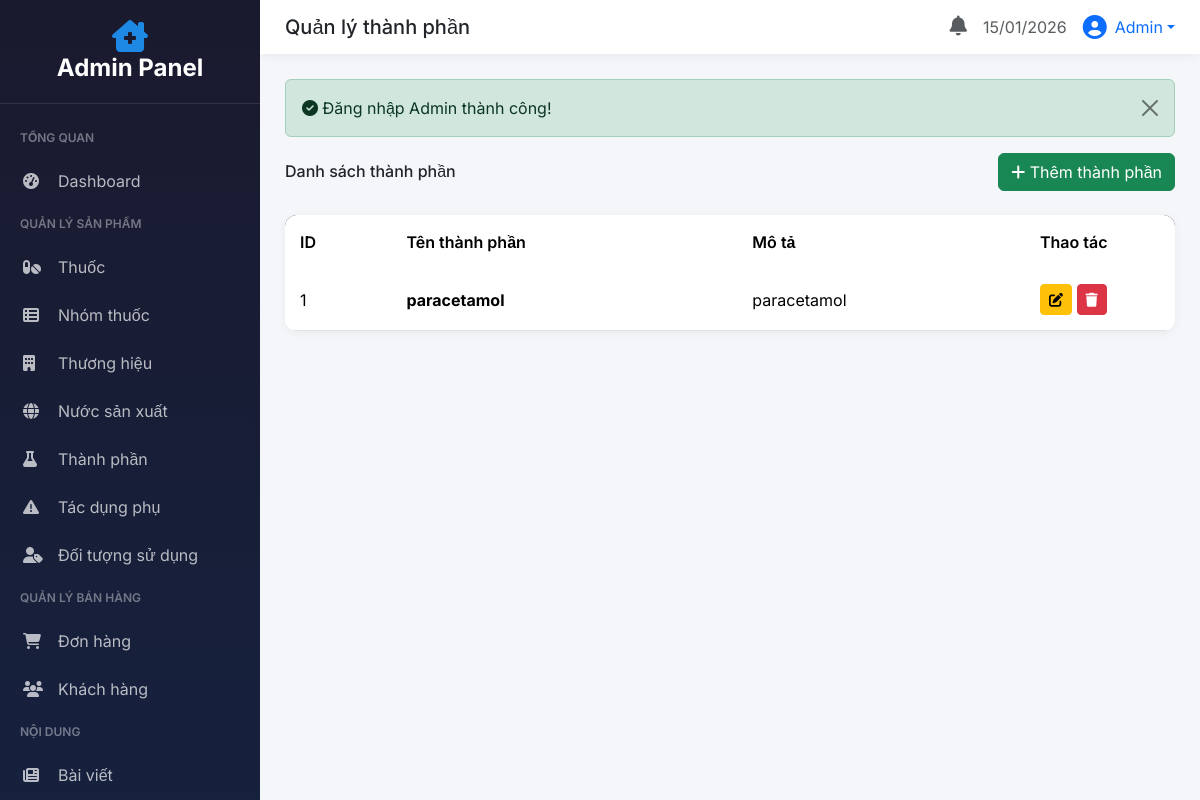
Page /php/admin/?controller=thanh-phan (signed in) on the committed database.
### tables this page shows
CREATE TABLE `thanh_phan` (
  `MaThanhPhan` int(11) NOT NULL,
  `TenThanhPhan` varchar(100) NOT NULL,
  `MoTa` varchar(500) DEFAULT NULL
);

### php/admin/controllers/ThanhPhanController.php (called while the page is built, shortened)
<?php
class ThanhPhanController extends AdminController
{
    public function index()
    {
        $sql = "SELECT * FROM thanh_phan ORDER BY TenThanhPhan";
        $this->view('thanh-phan/index', ['title' => 'Quản lý thành phần', 'danhSach' => $this->db->query($sql)->fetchAll(PDO::FETCH_ASSOC)]);
    }
}

### php/admin/views/thanh-phan/index.php (the view)
<div class="d-flex justify-content-between align-items-center mb-4">
    <h6 class="mb-0">Danh sách thành phần</h6>
    <a href="<?= BASE_URL ?>/admin/?controller=thanh-phan&action=create" class="btn btn-success">
        <i class="fas fa-plus"></i> Thêm thành phần
    </a>
</div>
<div class="admin-table">
    <table class="table table-hover">
        <thead>
            <tr>
                <th>ID</th>
                <th>Tên thành phần</th>
                <th>Mô tả</th>
                <th width="150">Thao tác</th>
            </tr>
        </thead>
        <tbody>
            <?php if (!empty($danhSach)): ?>
                <?php foreach ($danhSach as $item): ?>
                    <tr>
                        <td><?= $item['MaThanhPhan'] ?></td>
                        <td><strong><?= htmlspecialchars($item['TenThanhPhan']) ?></strong></td>
                        <td><?= htmlspecialchars($item['MoTa'] ?? '') ?></td>
                        <td>
                            <a href="<?= BASE_URL ?>/admin/?controller=thanh-phan&action=edit&id=<?= $item['MaThanhPhan'] ?>" class="btn btn-sm btn-warning">
                                <i class="fas fa-edit"></i>
                            </a>
                            <form action="<?= BASE_URL ?>/admin/?controller=thanh-phan&action=delete&id=<?= $item['MaThanhPhan'] ?>" method="post" class="d-inline"
                                  onsubmit="return confirm('Bạn có chắc muốn xóa?')">
                                <button type="submit" class="btn btn-sm btn-danger"><i class="fas fa-trash"></i></button>
                            </form>
                        </td>
                    </tr>
                <?php endforeach; ?>
            <?php else: ?>
                <tr><td colspan="4" class="text-center text-muted py-4">Chưa có dữ liệu</td></tr>
            <?php endif; ?>
        </tbody>
    </table>
</div>

### php/admin/views/layouts/admin-layout.php (style rules this page uses)
:root { --sidebar-width: 260px; --primary: #1E88E5; --primary-dark: #1565C0; --dark: #1a1a2e; --dark-light: #16213e; }
body { font-family: 'Inter', sans-serif; background: #f4f6f9; }
.admin-table { background: #fff; border-radius: 12px; overflow: hidden; box-shadow: 0 2px 10px rgba(0,0,0,0.05); }
.admin-table .table { margin: 0; }
.admin-table thead { background: var(--dark); color: #fff; }
.admin-table th { font-weight: 600; padding: 15px; border: none; }
.admin-table td { padding: 15px; vertical-align: middle; }

### rows in the picture
thanh_phan: MaThanhPhan "1", TenThanhPhan "paracetamol", MoTa "paracetamol"

### other values in the picture
$title "Quản lý thành phần"
$adminName "Admin"
$_SESSION['flash']['success'] "Đăng nhập Admin thành công!"
